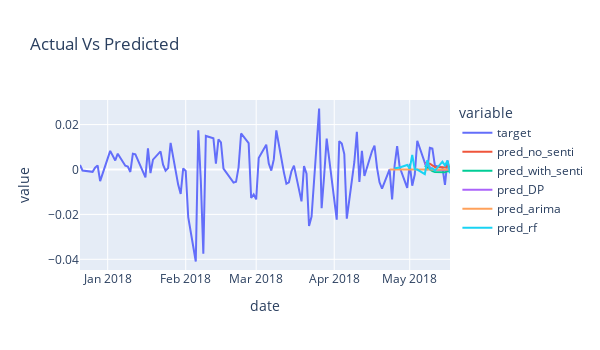

Here is the notebook cell this chart was saved with:
### Code cell
run_and_plot('SP_r',params['sequence_length'])
